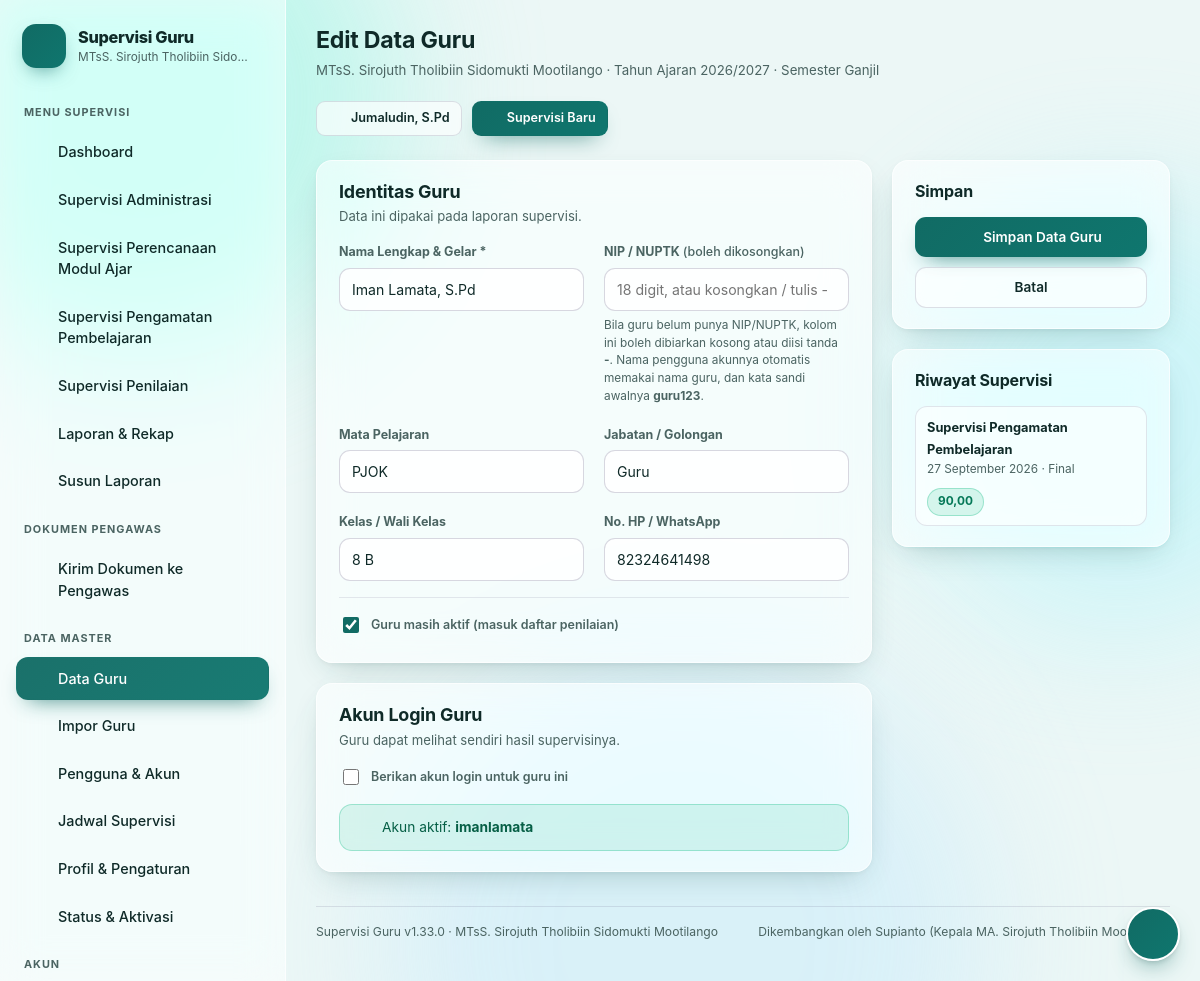
The page /guru_edit.php?id=10 (signed in) on the database its author committed.
### tables this page shows
CREATE TABLE sekolah (
            id INTEGER PRIMARY KEY AUTOINCREMENT,
            nama TEXT NOT NULL,
            npsn TEXT,
            alamat TEXT,
            kepala_sekolah TEXT,
            nip_kepala_sekolah TEXT,
            tahun_ajaran TEXT,
            semester TEXT,
            batas_a REAL NOT NULL DEFAULT 90,
            batas_b REAL NOT NULL DEFAULT 80,
            batas_c REAL NOT NULL DEFAULT 70,
            catatan TEXT,
            aktif INTEGER NOT NULL DEFAULT 1,
            dibuat TEXT
        , verifikasi TEXT NOT NULL DEFAULT "disetujui", kontak_nama TEXT, kontak_telepon TEXT, kontak_email TEXT, tanggal_daftar TEXT, alasan_tolak TEXT, jenis TEXT NOT NULL DEFAULT "umum", logo TEXT, aktivasi TEXT NOT NULL DEFAULT 'aktif', aktivasi_pada TEXT, aktif_sampai TEXT, aktivasi_ke INTEGER NOT NULL DEFAULT 1, nsm TEXT, desa TEXT, kecamatan TEXT, kabupaten TEXT, provinsi TEXT, telepon TEXT, email TEXT, website TEXT, uji_mulai TEXT);

CREATE TABLE instrumen (
                id INTEGER PRIMARY KEY AUTOINCREMENT,
                kode TEXT NOT NULL UNIQUE,
                nama TEXT NOT NULL,
                deskripsi TEXT,
                ikon TEXT,
                urutan INTEGER NOT NULL DEFAULT 0,
                aktif INTEGER NOT NULL DEFAULT 1
            );

CREATE TABLE users (
            id INTEGER PRIMARY KEY AUTOINCREMENT,
            username TEXT NOT NULL UNIQUE,
            password_hash TEXT NOT NULL,
            nama TEXT NOT NULL,
            role TEXT NOT NULL DEFAULT "guru",
            guru_id INTEGER REFERENCES guru(id) ON DELETE SET NULL,
            aktif INTEGER NOT NULL DEFAULT 1,
            login_terakhir TEXT,
            dibuat TEXT
        , sekolah_id INTEGER, foto TEXT, nip TEXT, asal TEXT);

CREATE TABLE guru (
            id INTEGER PRIMARY KEY AUTOINCREMENT,
            nip TEXT,
            nama TEXT NOT NULL,
            mapel TEXT,
            jabatan TEXT,
            kelas TEXT,
            telepon TEXT,
            aktif INTEGER NOT NULL DEFAULT 1,
            demo INTEGER NOT NULL DEFAULT 0,
            dibuat TEXT
        , sekolah_id INTEGER);

CREATE TABLE supervisi (
            id INTEGER PRIMARY KEY AUTOINCREMENT,
            guru_id INTEGER NOT NULL REFERENCES guru(id) ON DELETE CASCADE,
            instrumen_id INTEGER NOT NULL REFERENCES instrumen(id) ON DELETE CASCADE,
            tanggal TEXT NOT NULL,
            periode TEXT,
            supervisor TEXT,
            total_skor REAL NOT NULL DEFAULT 0,
            skor_maks REAL NOT NULL DEFAULT 0,
            nilai REAL NOT NULL DEFAULT 0,
            predikat TEXT,
            kelebihan TEXT,
            kekurangan TEXT,
            tindak_lanjut TEXT,
            status TEXT NOT NULL DEFAULT "draft",
            dibuat TEXT,
            diubah TEXT, sekolah_id INTEGER,
            UNIQUE (guru_id, instrumen_id, tanggal)
        );

### guru_edit.php (the view, shortened to what the rows shown need)
<?php
$u = require_admin();
$sid = sekolah_id();
$id = (int) ($_GET['id'] ?? $_POST['id'] ?? 0);
$g = $id ? one('SELECT * FROM guru WHERE id = ? AND sekolah_id = ?', [$id, $sid]) : null;
$form = [
    'nama'    => $g['nama'] ?? '',
    'nip'     => $g['nip'] ?? '',
    'mapel'   => $g['mapel'] ?? '',
    'jabatan' => $g['jabatan'] ?? '',
    'kelas'   => $g['kelas'] ?? '',
    'telepon' => $g['telepon'] ?? '',
    'aktif'   => $g ? (int) $g['aktif'] : 1,
];
$akun = $id ? one('SELECT * FROM users WHERE guru_id = ? LIMIT 1', [$id]) : null;
$riwayat = $id ? all('SELECT s.*, i.nama AS instrumen FROM supervisi s JOIN instrumen i ON i.id = s.instrumen_id
                      WHERE s.guru_id = ? AND s.sekolah_id = ? ORDER BY s.tanggal DESC LIMIT 12', [$id, $sid]) : [];
page_top($g ? 'Edit Data Guru' : 'Tambah Data Guru', 'guru');
?>
<form method="post" class="grid g21" style="align-items:start">
  <div class="grid" style="gap:20px">
    <div class="card">
      <div class="card-head"><div><h2>Identitas Guru</h2><p>Data ini dipakai pada laporan supervisi.</p></div></div>
      <div class="grid g2">
        <div>
          <label class="f" for="nama">Nama Lengkap &amp; Gelar *</label>
          <input type="text" id="nama" name="nama" value="<?= e((string) $form['nama']) ?>" required placeholder="Contoh: Siti Aminah, S.Pd.">
        </div>
        <div>
          <label class="f" for="mapel">Mata Pelajaran</label>
          <input type="text" id="mapel" name="mapel" value="<?= e((string) $form['mapel']) ?>" placeholder="Contoh: Matematika">
        </div>
        <div>
          <label class="f" for="jabatan">Jabatan / Golongan</label>
          <input type="text" id="jabatan" name="jabatan" value="<?= e((string) $form['jabatan']) ?>" placeholder="Contoh: Guru Muda">
        </div>
        <div>
          <label class="f" for="kelas">Kelas / Wali Kelas</label>
          <input type="text" id="kelas" name="kelas" value="<?= e((string) $form['kelas']) ?>" placeholder="Contoh: Wali kelas VIII-A">
        </div>
        <div>
          <label class="f" for="telepon">No. HP / WhatsApp</label>
          <input type="text" id="telepon" name="telepon" value="<?= e((string) $form['telepon']) ?>" placeholder="08xxxxxxxxxx">
        </div>
      </div>
      <label class="f" style="display:flex;align-items:center;gap:9px;font-weight:600">
        <input type="checkbox" name="aktif" value="1" <?= (int) $form['aktif'] === 1 ? 'checked' : '' ?> style="width:16px;height:16px;accent-color:var(--accent)">
        Guru masih aktif (masuk daftar penilaian)
      </label>
    </div>
    <div class="card">
      <div class="card-head"><div><h2>Akun Login Guru</h2><p>Guru dapat melihat sendiri hasil supervisinya.</p></div></div>
      <?php if ($akun): ?>
        <div class="alert alert-ok mt16" style="margin-bottom:0"><?= ikon('check', 16) ?><span>Akun aktif: <b><?= e((string) $akun['username']) ?></b> </span></div>
      <?php endif; ?>
    </div>
  </div>
  <div class="grid" style="gap:20px">
    <?php if ($id): ?>
    <div class="card">
      <?php if ($riwayat): ?>
        <div class="grid" style="gap:10px">
          <?php foreach ($riwayat as $r): ?>
            <div class="flex between" style="background:rgba(255,255,255,.6);border:1px solid rgba(99,95,130,.16);border-radius:12px;padding:9px 11px">
              <div style="min-width:0">
                <b class="sm"><?= e((string) $r['instrumen']) ?></b>
                <div class="xs mut"><?= e(tanggal_id((string) $r['tanggal'])) ?> &middot; <?= $r['status'] === 'final' ? 'Final' : 'Draf' ?></div>
              </div>
              <span class="pill pill-<?= e((string) $r['predikat']) ?>"><?= r1($r['nilai']) ?></span>
            </div>
          <?php endforeach; ?>
        </div>
      <?php else: ?>
        <p class="sm mut" style="margin:0">Belum ada supervisi untuk guru ini.</p>
      <?php endif; ?>
    </div>
    <?php endif; ?>
  </div>
</form>
<?php
page_bottom();

### inc/layout.php (shortened to what the rows shown need)
<?php
function ikon(string $name, int $size = 18): string
{
    $d = $p[$name] ?? $p['doc'];
    return '<svg class="ic" width="' . $size . '" height="' . $size . '" viewBox="0 0 24 24" fill="none" stroke="currentColor" stroke-width="1.7" stroke-linecap="round" stroke-linejoin="round" aria-hidden="true">' . $d . '</svg>';
}
function page_top(string $judul, string $menu = ''): void
{
    $u = current_user();
    $super = is_super();
    $pengawas = $u !== null && $u['role'] === 'pengawas';
    $admin = is_admin();
    $sekolah = current_sekolah();
    $binaanSaya = $pengawas ? sekolah_binaan((int) $u['id'], false) : [];
    $inst = $sekolah ? instrumen_list() : [];
    $script = $_SERVER['SCRIPT_NAME'] ?? '';
    $here = basename($script);
    $kodeAktif = $_GET['kode'] ?? '';
    if ($sekolah) {
        $subJudul = tetap_kata((string) $sekolah['nama']) . ' &middot; Tahun Ajaran ' . ($sekolah['tahun_ajaran'] ?: '-') . ' &middot; Semester ' . ($sekolah['semester'] ?: '-');
    } elseif ($pengawas) {
        $subJudul = 'Pengawas Sekolah &middot; ' . count($binaanSaya) . ' sekolah binaan';
    } elseif ($super) {
        $subJudul = 'Super Admin &middot; ' . jumlah_sekolah() . ' sekolah terdaftar';
    } else {
        $subJudul = '';
    }
    ?>
<!DOCTYPE html>
<html lang="id">
<head>
<link rel="stylesheet" href="assets/style.css?v=<?= e(APP_VERSION) ?>">
</head>
<body class="<?= e(tema_kelas()) ?>">
<button class="nav-toggle" id="navToggle" aria-label="Buka menu"><?= ikon('slider', 20) ?></button>
<aside class="sidebar" id="sidebar">
  <div class="brand">
    <div>
      <div class="brand-name"><?= e(APP_NAME) ?></div>
      <div class="brand-sub"><?= e($sekolah ? tetap_kata((string) $sekolah['nama']) : ($pengawas ? 'Pengawas Sekolah' : 'Super Admin — semua sekolah')) ?></div>
    </div>
  </div>
  <nav class="nav">
    <?php if ($pengawas): ?>
      <div class="nav-sec">Rekap Supervisi</div>
      <a class="nav-item <?= $here === 'index.php' && !$sekolah ? 'on' : '' ?>" href="index.php">
        <?= ikon('building') ?><span>Sekolah Binaan (<?= count($binaanSaya) ?>)</span>
      </a>
      <?php
      $jmlDokBinaan = dokumen_jumlah_binaan((int) $u['id']);
      $jmlDokMenunggu = dokumen_jumlah_status_binaan((int) $u['id'], 'menunggu');
      ?>
      <a class="nav-item <?= $here === 'dokumen_madrasah.php' ? 'on' : '' ?>" href="dokumen_madrasah.php">
        <?= ikon('doc') ?><span>Dokumen Madrasah</span>
        <?php if ($jmlDokMenunggu > 0): ?>
          <span class="pill pill-warn" style="margin-left:auto" title="Dokumen yang belum ditinjau"><?= (int) $jmlDokMenunggu ?> baru</span>
        <?php elseif ($jmlDokBinaan > 0): ?>
          <span class="pill pill-gray" style="margin-left:auto"><?= (int) $jmlDokBinaan ?></span>
        <?php endif; ?>
      </a>
      <?php if ($sekolah): ?>
        <a class="nav-item <?= in_array($here, ['laporan.php', 'supervisi_detail.php', 'cetak.php'], true) ? 'on' : '' ?>" href="laporan.php">
          <?= ikon('report') ?><span>Rekap <?= e(istilah_sekolah('Sekolah')) ?> Ini</span>
        </a>
        <a class="nav-item <?= in_array($here, ['jadwal.php', 'cetak_jadwal.php'], true) ? 'on' : '' ?>" href="jadwal.php">
          <?= ikon('calendar') ?><span>Jadwal Supervisi</span>
        </a>
        <a class="nav-item" href="laporan_export.php">
          <?= ikon('doc') ?><span>Unduh Rekap (CSV)</span>
        </a>
        <a class="nav-item <?= $here === 'aktivasi.php' ? 'on' : '' ?>" href="aktivasi.php">
          <?= ikon('key') ?><span>Status Aktivasi</span>
          <?php if (aktivasi_terbatas($sekolah)): ?><span class="pill <?= aktivasi_terkunci($sekolah) ? 'pill-err' : 'pill-warn' ?>" style="margin-left:auto"><?= e(aktivasi_pil_teks()) ?></span><?php endif; ?>
        </a>
      <?php endif; ?>
    <?php elseif ($sekolah && ($super || $u['role'] === 'admin')): ?>
      <?php foreach ($inst as $i): ?>
        <a class="nav-item <?= ($here === 'supervisi.php' || $here === 'supervisi_form.php') && $kodeAktif === $i['kode'] ? 'on' : '' ?>"
           href="supervisi.php?kode=<?= e((string) $i['kode']) ?>">
          <?= ikon((string) $i['ikon']) ?><span><?= e((string) $i['nama']) ?></span>
        </a>
      <?php endforeach; ?>
    <?php endif; ?>
  </nav>
</aside>
<main class="main">
  <header class="topbar">
    <div>
      <h1><?= e($judul) ?></h1>
      <p class="topbar-sub"><?= $subJudul ?></p>
    </div>
    <div class="topbar-actions">
      <a class="btn btn-ghost btn-sm" href="akun.php"><?= ikon('user', 16) ?> <?= e((string) ($u['nama'] ?? '')) ?></a>
      <?php if ($admin): ?>
        <a class="btn btn-primary btn-sm" href="supervisi_form.php?kode=pengamatan"><?= ikon('plus', 16) ?> Supervisi Baru</a>
      <?php endif; ?>
    </div>
  </header>
  <div class="content">
<?php
}
function page_bottom(): void
{
    $sekolah = current_sekolah();
    ?>
  </div>
  <footer class="foot">
    <span><?= e(APP_NAME) ?> v<?= e(APP_VERSION) ?> &middot; <?= e($sekolah ? tetap_kata((string) $sekolah['nama']) : 'Super Admin') ?></span>
    <span>Dikembangkan oleh <?= e(APP_AUTHOR) ?> (<?= e(APP_AUTHOR_JABATAN) ?>)</span>
  </footer>
</main>
</body>
</html>
<?php
}
    ?>

### rows shown on the page
sekolah: nama "MTsS. Sirojuth Tholibiin Sido…", subJudul "MTsS. Sirojuth Tholibiin Sidomukti Mootilango · Tahun Ajaran 2026/2027 · Semester Ganjil", nama "MTsS. Sirojuth Tholibiin Sidomukti Mootilango"
instrumen: nama "Supervisi Administrasi"
instrumen: nama "Supervisi Perencanaan Modul Ajar"
instrumen: nama "Supervisi Pengamatan Pembelajaran"
instrumen: nama "Supervisi Penilaian"
users: nama "Jumaludin, S.Pd"
guru: nama "Iman Lamata, S.Pd", mapel "PJOK", jabatan "Guru", kelas "8 B", telepon "82324641498", aktif "☑"
users: username "imanlamata"
supervisi: instrumen.nama "Supervisi Pengamatan Pembelajaran", tanggal "27 September 2026", status "Final", nilai "90,00"

### other values the page prints
APP_NAME "Supervisi Guru"
$judul "Edit Data Guru"
APP_VERSION "1.33.0"
APP_AUTHOR "Supianto"
APP_AUTHOR_JABATAN "Kepala MA. Sirojuth Tholibiin Mootilango"
